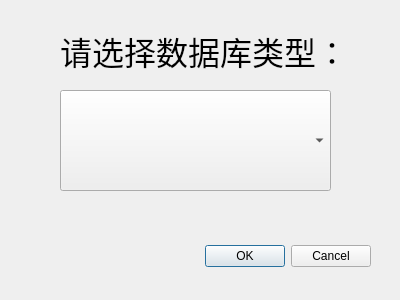
<?xml version="1.0" encoding="UTF-8"?>
<ui version="4.0">
 <class>Dialog_selectDb</class>
 <widget class="QDialog" name="Dialog_selectDb">
  <property name="geometry">
   <rect>
    <x>0</x>
    <y>0</y>
    <width>400</width>
    <height>300</height>
   </rect>
  </property>
  <property name="windowTitle">
   <string>Dialog</string>
  </property>
  <widget class="QDialogButtonBox" name="buttonBox">
   <property name="geometry">
    <rect>
     <x>30</x>
     <y>240</y>
     <width>341</width>
     <height>32</height>
    </rect>
   </property>
   <property name="orientation">
    <enum>Qt::Horizontal</enum>
   </property>
   <property name="standardButtons">
    <set>QDialogButtonBox::Cancel|QDialogButtonBox::Ok</set>
   </property>
  </widget>
  <widget class="QComboBox" name="comboBox">
   <property name="geometry">
    <rect>
     <x>60</x>
     <y>90</y>
     <width>271</width>
     <height>101</height>
    </rect>
   </property>
  </widget>
  <widget class="QLabel" name="label">
   <property name="geometry">
    <rect>
     <x>60</x>
     <y>30</y>
     <width>311</width>
     <height>41</height>
    </rect>
   </property>
   <property name="font">
    <font>
     <family>幼圆</family>
     <pointsize>24</pointsize>
    </font>
   </property>
   <property name="text">
    <string>请选择数据库类型：</string>
   </property>
  </widget>
 </widget>
 <resources/>
 <connections>
  <connection>
   <sender>buttonBox</sender>
   <signal>accepted()</signal>
   <receiver>Dialog_selectDb</receiver>
   <slot>accept()</slot>
   <hints>
    <hint type="sourcelabel">
     <x>248</x>
     <y>254</y>
    </hint>
    <hint type="destinationlabel">
     <x>157</x>
     <y>274</y>
    </hint>
   </hints>
  </connection>
  <connection>
   <sender>buttonBox</sender>
   <signal>rejected()</signal>
   <receiver>Dialog_selectDb</receiver>
   <slot>reject()</slot>
   <hints>
    <hint type="sourcelabel">
     <x>316</x>
     <y>260</y>
    </hint>
    <hint type="destinationlabel">
     <x>286</x>
     <y>274</y>
    </hint>
   </hints>
  </connection>
 </connections>
</ui>
